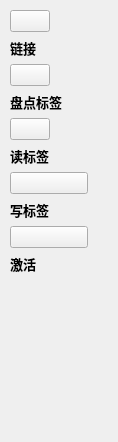
      <widget class="QWidget" name="page_14">
       <property name="geometry">
        <rect>
         <x>0</x>
         <y>0</y>
         <width>118</width>
         <height>442</height>
        </rect>
       </property>
       <attribute name="label">
        <string>LLRP协议</string>
       </attribute>
       <widget class="QWidget" name="layoutWidget">
        <property name="geometry">
         <rect>
          <x>10</x>
          <y>10</y>
          <width>78</width>
          <height>497</height>
         </rect>
        </property>
        <layout class="QVBoxLayout" name="verticalLayout_11">
         <item>
          <widget class="QPushButton" name="connectLlrpIcon">
           <property name="sizePolicy">
            <sizepolicy hsizetype="Maximum" vsizetype="Maximum">
             <horstretch>0</horstretch>
             <verstretch>0</verstretch>
            </sizepolicy>
           </property>
           <property name="layoutDirection">
            <enum>Qt::LeftToRight</enum>
           </property>
           <property name="text">
            <string/>
           </property>
           <property name="icon">
            <iconset>
             <normaloff>icons/Link.ico</normaloff>icons/Link.ico</iconset>
           </property>
           <property name="iconSize">
            <size>
             <width>60</width>
             <height>60</height>
            </size>
           </property>
          </widget>
         </item>
         <item>
          <widget class="QLabel" name="label_8">
           <property name="maximumSize">
            <size>
             <width>16777215</width>
             <height>40</height>
            </size>
           </property>
           <property name="font">
            <font>
             <pointsize>10</pointsize>
             <weight>75</weight>
             <bold>true</bold>
            </font>
           </property>
           <property name="frameShape">
            <enum>QFrame::NoFrame</enum>
           </property>
           <property name="text">
            <string>链接</string>
           </property>
           <property name="alignment">
            <set>Qt::AlignJustify|Qt::AlignVCenter</set>
           </property>
          </widget>
         </item>
         <item>
          <widget class="QPushButton" name="llrpInventIcon">
           <property name="sizePolicy">
            <sizepolicy hsizetype="Maximum" vsizetype="Minimum">
             <horstretch>0</horstretch>
             <verstretch>0</verstretch>
            </sizepolicy>
           </property>
           <property name="text">
            <string/>
           </property>
           <property name="icon">
            <iconset>
             <normaloff>icons/inventory.ico</normaloff>icons/inventory.ico</iconset>
           </property>
           <property name="iconSize">
            <size>
             <width>60</width>
             <height>60</height>
            </size>
           </property>
          </widget>
         </item>
         <item>
          <widget class="QLabel" name="label_64">
           <property name="font">
            <font>
             <pointsize>10</pointsize>
             <weight>75</weight>
             <bold>true</bold>
            </font>
           </property>
           <property name="text">
            <string>盘点标签</string>
           </property>
           <property name="alignment">
            <set>Qt::AlignJustify|Qt::AlignVCenter</set>
           </property>
          </widget>
         </item>
         <item>
          <widget class="QPushButton" name="llrpReadIcon">
           <property name="sizePolicy">
            <sizepolicy hsizetype="Maximum" vsizetype="Maximum">
             <horstretch>0</horstretch>
             <verstretch>0</verstretch>
            </sizepolicy>
           </property>
           <property name="text">
            <string/>
           </property>
           <property name="icon">
            <iconset>
             <normaloff>icons/read.ico</normaloff>icons/read.ico</iconset>
           </property>
           <property name="iconSize">
            <size>
             <width>60</width>
             <height>60</height>
            </size>
           </property>
          </widget>
         </item>
         <item>
          <widget class="QLabel" name="label_66">
           <property name="font">
            <font>
             <pointsize>10</pointsize>
             <weight>75</weight>
             <bold>true</bold>
            </font>
           </property>
           <property name="text">
            <string>读标签</string>
           </property>
           <property name="alignment">
            <set>Qt::AlignJustify|Qt::AlignVCenter</set>
           </property>
          </widget>
         </item>
         <item>
          <widget class="QPushButton" name="llrpWriteIcon">
           <property name="text">
            <string/>
           </property>
           <property name="icon">
            <iconset>
             <normaloff>icons/write.ico</normaloff>icons/write.ico</iconset>
           </property>
           <property name="iconSize">
            <size>
             <width>60</width>
             <height>60</height>
            </size>
           </property>
          </widget>
         </item>
         <item>
          <widget class="QLabel" name="label_68">
           <property name="font">
            <font>
             <pointsize>10</pointsize>
             <weight>75</weight>
             <bold>true</bold>
            </font>
           </property>
           <property name="text">
            <string>写标签</string>
           </property>
           <property name="alignment">
            <set>Qt::AlignJustify|Qt::AlignVCenter</set>
           </property>
          </widget>
         </item>
         <item>
          <widget class="QPushButton" name="llrpActiveIcon">
           <property name="text">
            <string/>
           </property>
           <property name="icon">
            <iconset>
             <normaloff>icons/write.ico</normaloff>icons/write.ico</iconset>
           </property>
           <property name="iconSize">
            <size>
             <width>60</width>
             <height>60</height>
            </size>
           </property>
          </widget>
         </item>
         <item>
          <widget class="QLabel" name="label_117">
           <property name="font">
            <font>
             <pointsize>10</pointsize>
             <weight>75</weight>
             <bold>true</bold>
            </font>
           </property>
           <property name="text">
            <string>激活</string>
           </property>
           <property name="alignment">
            <set>Qt::AlignJustify|Qt::AlignVCenter</set>
           </property>
          </widget>
         </item>
         <item>
          <spacer name="verticalSpacer_5">
           <property name="orientation">
            <enum>Qt::Vertical</enum>
           </property>
           <property name="sizeHint" stdset="0">
            <size>
             <width>20</width>
             <height>48</height>
            </size>
           </property>
          </spacer>
         </item>
        </layout>
       </widget>
      </widget>
